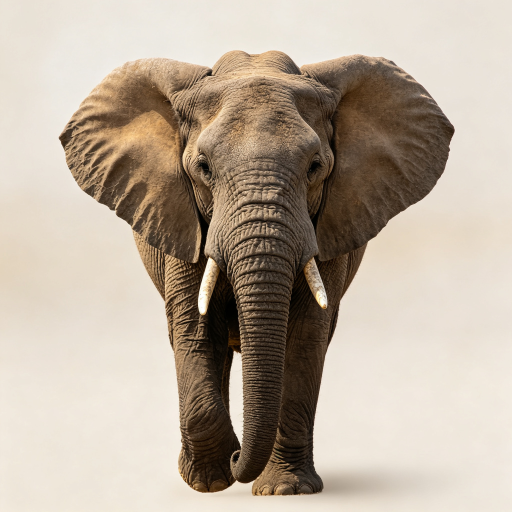
#> input picture images/ani-elephant.png, 1024 x 1024 px (shown at 1/2 size); its folder holds 4 pictures in this run
$ python build_assets_v4.py
#> lines starting #> are read from the running program, lines starting #| are printed output that depends on the picture
# -*- coding: utf-8 -*-
"""
v4 资产构建：
1) 词表 image-pack-64.json：
   - 每图新增 aliases[]（近似名/俗称，命中按联想词 +2）
   - 修复 spt-surfing 子串重叠：keyword "冲浪板" -> "海浪"（exact "冲浪" ⊂ "冲浪板"）
   - 校验：exact 不能是任一 keyword/alias 的真子串；同图 alias 不与 exact/keywords/category 重复
2) 生成 images-thumb\（320px JPEG q72）照片墙缩略图
"""
import json, io, os, sys
from PIL import Image

ROOT = os.path.dirname(os.path.dirname(os.path.abspath(__file__)))
PACK = os.path.join(ROOT, "image-pack-64.json")
IMG_DIR = os.path.join(ROOT, "images")
THUMB_DIR = os.path.join(ROOT, "images-thumb")

ALIASES = {
  "ani-elephant": ["象", "非洲象"],
  "ani-giraffe": ["长颈", "非洲鹿"],
  "ani-penguin": ["鹅"],
  "ani-shark": ["大白鲨", "鱼"],
  "ani-butterfly": ["蝶", "彩蝶"],
  "ani-owl": ["夜猫子", "枭"],
  "ani-turtle": ["龟", "甲鱼"],
  "ani-bee": ["蜂", "嗡嗡"],
  "food-pizza": ["饼", "意大利饼"],
  "food-burger": ["堡", "牛肉堡"],
  "food-sushi": ["饭团", "紫菜卷"],
  "food-icecream": ["雪糕", "冰激凌"],
  "food-coffee": ["拿铁", "卡布奇诺"],
  "food-hotpot": ["涮锅", "暖锅"],
  "food-mooncake": ["中秋点心", "圆饼"],
  "food-banana": ["芭蕉", "蕉"],
  "veh-sailboat": ["船", "帆"],
  "veh-balloon": ["气球", "气艇"],
  "veh-rocket": ["飞船", "太空船"],
  "veh-train": ["列车", "高铁"],
  "veh-helicopter": ["飞机", "旋翼机"],
  "veh-bicycle": ["单车", "脚踏车"],
  "veh-motorcycle": ["机车", "摩托"],
  "veh-ship": ["船", "邮轮"],
  "land-eiffel": ["铁塔", "巴黎铁塔"],
  "land-pyramid": ["法老陵墓", "三角塔"],
  "land-lighthouse": ["塔", "灯楼"],
  "land-windmill": ["磨坊"],
  "land-castle": ["古堡", "堡垒"],
  "land-greatwall": ["城墙", "烽火台"],
  "land-pearl": ["明珠塔", "陆家嘴塔"],
  "land-colosseum": ["竞技场", "罗马竞技场"],
  "job-astronaut": ["太空人", "航天员"],
  "job-firefighter": ["救火队员", "消防队员"],
  "job-chef": ["大厨", "炊事员"],
  "job-doctor": ["大夫", "医师"],
  "job-fisherman": ["渔夫", "渔人"],
  "job-police": ["民警", "警官"],
  "job-teacher": ["老师", "教员"],
  "job-painter": ["画师", "美术家"],
  "nat-rainbow": ["虹", "七彩"],
  "nat-lightning": ["雷", "霹雳"],
  "nat-shootingstar": ["陨星"],
  "nat-snowmountain": ["雪峰"],
  "nat-volcano": ["喷火口", "熔岩山"],
  "nat-snowflake": ["雪片", "冰晶"],
  "nat-sunrise": ["晨曦", "旭日"],
  "nat-starrysky": ["星夜", "星河"],
  "cul-lantern": ["灯", "花灯"],
  "cul-dragonboat": ["龙船"],
  "cul-liondance": ["狮子", "醒狮"],
  "cul-christmastree": ["松树", "云杉"],
  "cul-pumpkin": ["南瓜", "杰克灯"],
  "cul-kite": ["纸鸢"],
  "cul-redenvelope": ["利是"],
  "cul-foldingfan": ["扇子"],
  "spt-football": ["皮球", "蹴鞠"],
  "spt-tennis": ["球拍"],
  "spt-archery": ["弓箭", "箭"],
  "spt-golf": ["小白球", "挥杆"],
  "spt-skiing": ["双板", "雪杖"],
  "spt-surfing": ["踏浪", "浪尖"],
  "spt-baseball": ["垒球"],
  "spt-skateboard": ["陆冲", "长板"],
}

def norm(s):
    return (s or "").replace(" ", "").lower()

def main():
    with io.open(PACK, encoding="utf-8") as f:
#> (reads image-pack-64.json from the repository)
        data = json.load(f)
    imgs = data["images"]
    errors = []

    # 1) 修复冲浪 keyword 子串重叠
    surf = next(g for g in imgs if g["id"] == "spt-surfing")
    if "冲浪板" in surf["keywords"]:
        surf["keywords"] = ["海浪" if k == "冲浪板" else k for k in surf["keywords"]]

    # 2) 注入 aliases
    for g in imgs:
        al = ALIASES.get(g["id"])
        if al is None:
            errors.append("%s 缺少 aliases 配置" % g["id"])
            continue
        g["aliases"] = list(al)

    # 3) 校验
    for g in imgs:
        exact = g["exact"]
        kws = g["keywords"]
        als = g.get("aliases", [])
        cat = g.get("category_word", "")
        if not als:
            errors.append("%s aliases 为空" % g["id"])
        for word in kws + als:
            if norm(word) and norm(exact) and norm(exact) in norm(word):
                errors.append("%s: exact '%s' 是词条 '%s' 的子串（层级会被抢占）" % (g["id"], exact, word))
        seen = set(norm(x) for x in kws + als + [exact, cat])
        for w in als:
            if norm(w) in [norm(x) for x in kws]:
                errors.append("%s: alias '%s' 与 keyword 重复" % (g["id"], w))

    if errors:
        print("词表校验失败：")
        for e in errors:
            print("  -", e)
        sys.exit(1)

    data["version"] = 4
    data["note"] = ("巧手猜图网页版 64 图词表 v4：每图 = 1 类别词(+1，同类共用) + 2 联想词(+2，全库唯一) "
                    "+ 1 准确词(+5) + aliases 近似名(+2，命中按联想词计分)。词条全部 1 字以上、"
                    "exact 不与联想词/别名子串重叠、无空白标点。")
    with io.open(PACK, "w", encoding="utf-8") as f:
        json.dump(data, f, ensure_ascii=False, indent=2)
    print("词表 OK：%d 图，aliases 已注入，version=%d" % (len(imgs), data["version"]))

    # 4) 生成缩略图
    os.makedirs(THUMB_DIR, exist_ok=True)
    total = 0
    for g in imgs:
        src = os.path.join(IMG_DIR, g["id"] + ".png")
        dst = os.path.join(THUMB_DIR, g["id"] + ".jpg")
        if not os.path.exists(src):
            print("  WARN 缺失原图:", src)
            continue
        im = Image.open(src).convert("RGB")
#> im is the input picture: PIL image 1024x1024 RGB; mean R, G, B 185.2, 171.8, 156.4
        im.thumbnail((320, 320), Image.LANCZOS)
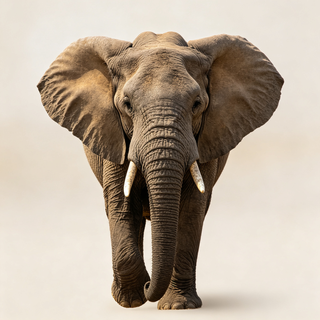
#> im: PIL image 320x320 RGB; mean R, G, B 185.2, 171.8, 156.4
        im.save(dst, "JPEG", quality=72, optimize=True)
        total += 1
#> pass 2 of the loop in main, `for g in imgs:`:
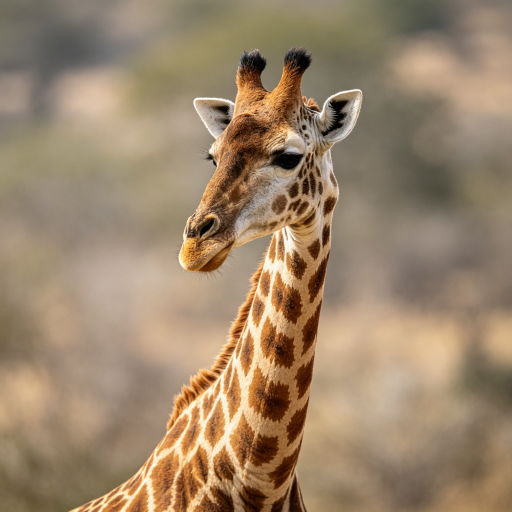
#> input picture images/ani-giraffe.png, 1024 x 1024 px (shown at 1/2 size)
#> in main, im is the input picture: PIL image 1024x1024 RGB; mean R, G, B 155.5, 133.2, 107.1
#> in main, `im.thumbnail((320, 320), Image.LANCZOS)`:
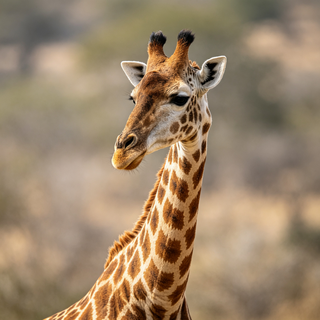
#> im: PIL image 320x320 RGB; mean R, G, B 155.5, 133.2, 107.1
    size = sum(os.path.getsize(os.path.join(THUMB_DIR, f)) for f in os.listdir(THUMB_DIR))
    print("缩略图 OK：%d 张 -> %s，共 %.1f KB（平均 %.1f KB/张）"
          % (total, THUMB_DIR, size / 1024.0, size / 1024.0 / max(total, 1)))

if __name__ == "__main__":
    main()
